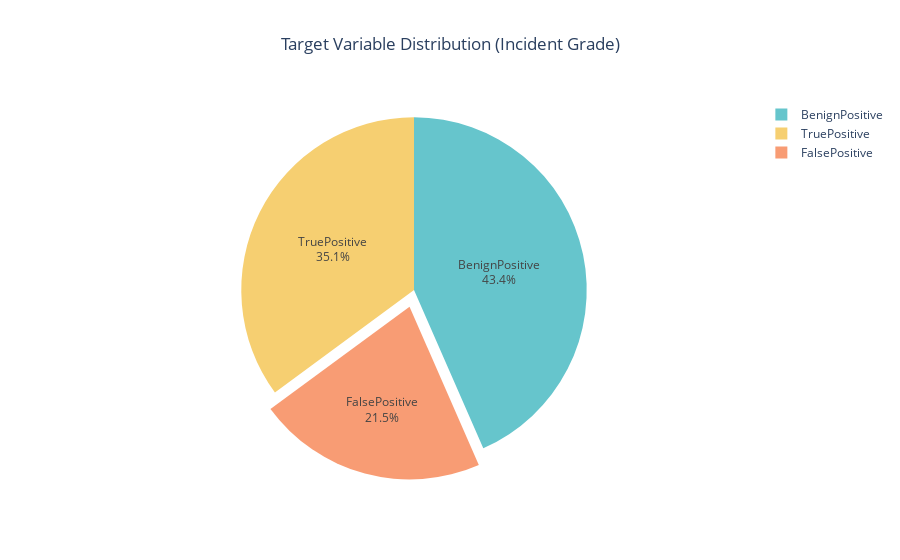

Here is the notebook cell this chart was saved with:
### Code cell
incident_counts = df_train['IncidentGrade'].value_counts().reset_index()
incident_counts.columns = ['IncidentGrade', 'Count']

fig = px.pie(
    incident_counts,
    names='IncidentGrade',
    values='Count',
    title='Target Variable Distribution (Incident Grade)',
    color_discrete_sequence=px.colors.qualitative.Pastel 
)

fig.update_traces(
    textposition='inside', 
    textinfo='percent+label',
    pull=[0.1 if name == 'FalsePositive' else 0 for name in incident_counts['IncidentGrade']] 
)

fig.update_layout(
    title_x=0.5, 
    font=dict(size=12)
)

fig.show()

### Figure 1 — Plotly figure (JSON) as saved in the notebook; plotly's stock layout.template omitted (floating-point values rounded to 4 significant figures)
{"data": [{"domain": {"x": [0, 1], "y": [0, 1]}, "hovertemplate": "IncidentGrade=%{label}<br>Count=%{value}<extra></extra>", "labels": ["BenignPositive", "TruePositive", "FalsePositive"], "legendgroup": "", "name": "", "pull": [0, 0, 0.1], "showlegend": true, "textinfo": "percent+label", "textposition": "inside", "type": "pie", "values": [4110817, 3322713, 2031967]}], "layout": {"font": {"size": 12}, "legend": {"tracegroupgap": 0}, "piecolorway": ["rgb(102, 197, 204)", "rgb(246, 207, 113)", "rgb(248, 156, 116)", "rgb(220, 176, 242)", "rgb(135, 197, 95)", "rgb(158, 185, 243)", "rgb(254, 136, 177)", "rgb(201, 219, 116)", "rgb(139, 224, 164)", "rgb(180, 151, 231)", "rgb(179, 179, 179)"], "title": {"text": "Target Variable Distribution (Incident Grade)", "x": 0.5}}}
